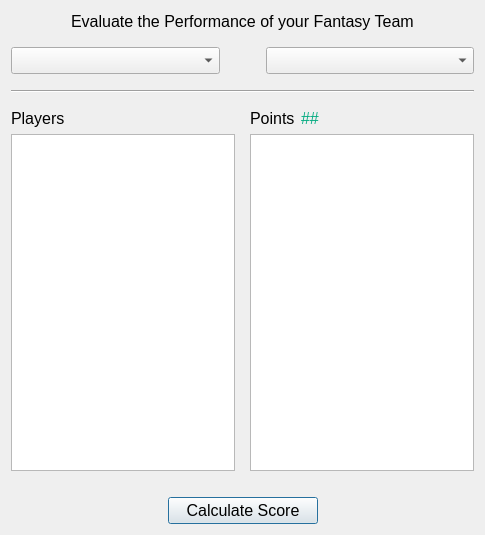
<?xml version="1.0" encoding="UTF-8"?>
<ui version="4.0">
 <class>EvaluateTeams</class>
 <widget class="QDialog" name="EvaluateTeams">
  <property name="geometry">
   <rect>
    <x>0</x>
    <y>0</y>
    <width>485</width>
    <height>535</height>
   </rect>
  </property>
  <property name="windowTitle">
   <string>Evaluate Teams</string>
  </property>
  <layout class="QGridLayout" name="gridLayout">
   <item row="0" column="0">
    <layout class="QHBoxLayout" name="horizontalLayout_5">
     <item>
      <spacer name="horizontalSpacer_6">
       <property name="orientation">
        <enum>Qt::Horizontal</enum>
       </property>
       <property name="sizeHint" stdset="0">
        <size>
         <width>40</width>
         <height>20</height>
        </size>
       </property>
      </spacer>
     </item>
     <item>
      <widget class="QLabel" name="label_7">
       <property name="sizePolicy">
        <sizepolicy hsizetype="Preferred" vsizetype="Preferred">
         <horstretch>0</horstretch>
         <verstretch>0</verstretch>
        </sizepolicy>
       </property>
       <property name="font">
        <font>
         <pointsize>12</pointsize>
        </font>
       </property>
       <property name="midLineWidth">
        <number>-8</number>
       </property>
       <property name="text">
        <string>Evaluate the Performance of your Fantasy Team</string>
       </property>
      </widget>
     </item>
     <item>
      <spacer name="horizontalSpacer_5">
       <property name="orientation">
        <enum>Qt::Horizontal</enum>
       </property>
       <property name="sizeHint" stdset="0">
        <size>
         <width>40</width>
         <height>20</height>
        </size>
       </property>
      </spacer>
     </item>
    </layout>
   </item>
   <item row="1" column="0">
    <layout class="QHBoxLayout" name="horizontalLayout_2">
     <property name="topMargin">
      <number>10</number>
     </property>
     <property name="bottomMargin">
      <number>10</number>
     </property>
     <item>
      <widget class="QComboBox" name="cmbTeam">
       <property name="font">
        <font>
         <pointsize>12</pointsize>
        </font>
       </property>
      </widget>
     </item>
     <item>
      <spacer name="horizontalSpacer">
       <property name="orientation">
        <enum>Qt::Horizontal</enum>
       </property>
       <property name="sizeType">
        <enum>QSizePolicy::Minimum</enum>
       </property>
       <property name="sizeHint" stdset="0">
        <size>
         <width>40</width>
         <height>20</height>
        </size>
       </property>
      </spacer>
     </item>
     <item>
      <widget class="QComboBox" name="cmbMatch">
       <property name="font">
        <font>
         <pointsize>12</pointsize>
        </font>
       </property>
      </widget>
     </item>
    </layout>
   </item>
   <item row="2" column="0">
    <widget class="Line" name="line">
     <property name="orientation">
      <enum>Qt::Horizontal</enum>
     </property>
    </widget>
   </item>
   <item row="3" column="0">
    <layout class="QHBoxLayout" name="horizontalLayout_3">
     <property name="topMargin">
      <number>10</number>
     </property>
     <property name="bottomMargin">
      <number>20</number>
     </property>
     <item>
      <layout class="QVBoxLayout" name="verticalLayout">
       <item>
        <widget class="QLabel" name="label_6">
         <property name="sizePolicy">
          <sizepolicy hsizetype="Preferred" vsizetype="Preferred">
           <horstretch>0</horstretch>
           <verstretch>0</verstretch>
          </sizepolicy>
         </property>
         <property name="font">
          <font>
           <pointsize>12</pointsize>
          </font>
         </property>
         <property name="text">
          <string>Players</string>
         </property>
        </widget>
       </item>
       <item>
        <widget class="QListWidget" name="lstPlayers">
         <property name="font">
          <font>
           <pointsize>12</pointsize>
          </font>
         </property>
        </widget>
       </item>
      </layout>
     </item>
     <item>
      <spacer name="horizontalSpacer_2">
       <property name="orientation">
        <enum>Qt::Horizontal</enum>
       </property>
       <property name="sizeHint" stdset="0">
        <size>
         <width>40</width>
         <height>20</height>
        </size>
       </property>
      </spacer>
     </item>
     <item>
      <layout class="QVBoxLayout" name="verticalLayout_2">
       <item>
        <layout class="QHBoxLayout" name="horizontalLayout">
         <item>
          <widget class="QLabel" name="label_5">
           <property name="sizePolicy">
            <sizepolicy hsizetype="Preferred" vsizetype="Preferred">
             <horstretch>0</horstretch>
             <verstretch>0</verstretch>
            </sizepolicy>
           </property>
           <property name="font">
            <font>
             <pointsize>12</pointsize>
            </font>
           </property>
           <property name="text">
            <string>Points</string>
           </property>
          </widget>
         </item>
         <item>
          <widget class="QLabel" name="lblTotPoints">
           <property name="sizePolicy">
            <sizepolicy hsizetype="Expanding" vsizetype="Preferred">
             <horstretch>0</horstretch>
             <verstretch>0</verstretch>
            </sizepolicy>
           </property>
           <property name="font">
            <font>
             <pointsize>12</pointsize>
            </font>
           </property>
           <property name="styleSheet">
            <string notr="true">color: rgb(0, 170, 127);</string>
           </property>
           <property name="text">
            <string>##</string>
           </property>
          </widget>
         </item>
        </layout>
       </item>
       <item>
        <widget class="QListWidget" name="lstPoints">
         <property name="font">
          <font>
           <pointsize>12</pointsize>
          </font>
         </property>
        </widget>
       </item>
      </layout>
     </item>
    </layout>
   </item>
   <item row="4" column="0">
    <layout class="QHBoxLayout" name="horizontalLayout_4">
     <item>
      <spacer name="horizontalSpacer_4">
       <property name="orientation">
        <enum>Qt::Horizontal</enum>
       </property>
       <property name="sizeHint" stdset="0">
        <size>
         <width>40</width>
         <height>20</height>
        </size>
       </property>
      </spacer>
     </item>
     <item>
      <widget class="QPushButton" name="btnCalc">
       <property name="sizePolicy">
        <sizepolicy hsizetype="Minimum" vsizetype="Fixed">
         <horstretch>0</horstretch>
         <verstretch>0</verstretch>
        </sizepolicy>
       </property>
       <property name="minimumSize">
        <size>
         <width>150</width>
         <height>0</height>
        </size>
       </property>
       <property name="maximumSize">
        <size>
         <width>200</width>
         <height>16777215</height>
        </size>
       </property>
       <property name="font">
        <font>
         <pointsize>12</pointsize>
        </font>
       </property>
       <property name="text">
        <string>Calculate Score</string>
       </property>
      </widget>
     </item>
     <item>
      <spacer name="horizontalSpacer_3">
       <property name="orientation">
        <enum>Qt::Horizontal</enum>
       </property>
       <property name="sizeHint" stdset="0">
        <size>
         <width>40</width>
         <height>20</height>
        </size>
       </property>
      </spacer>
     </item>
    </layout>
   </item>
  </layout>
 </widget>
 <resources/>
 <connections/>
</ui>
